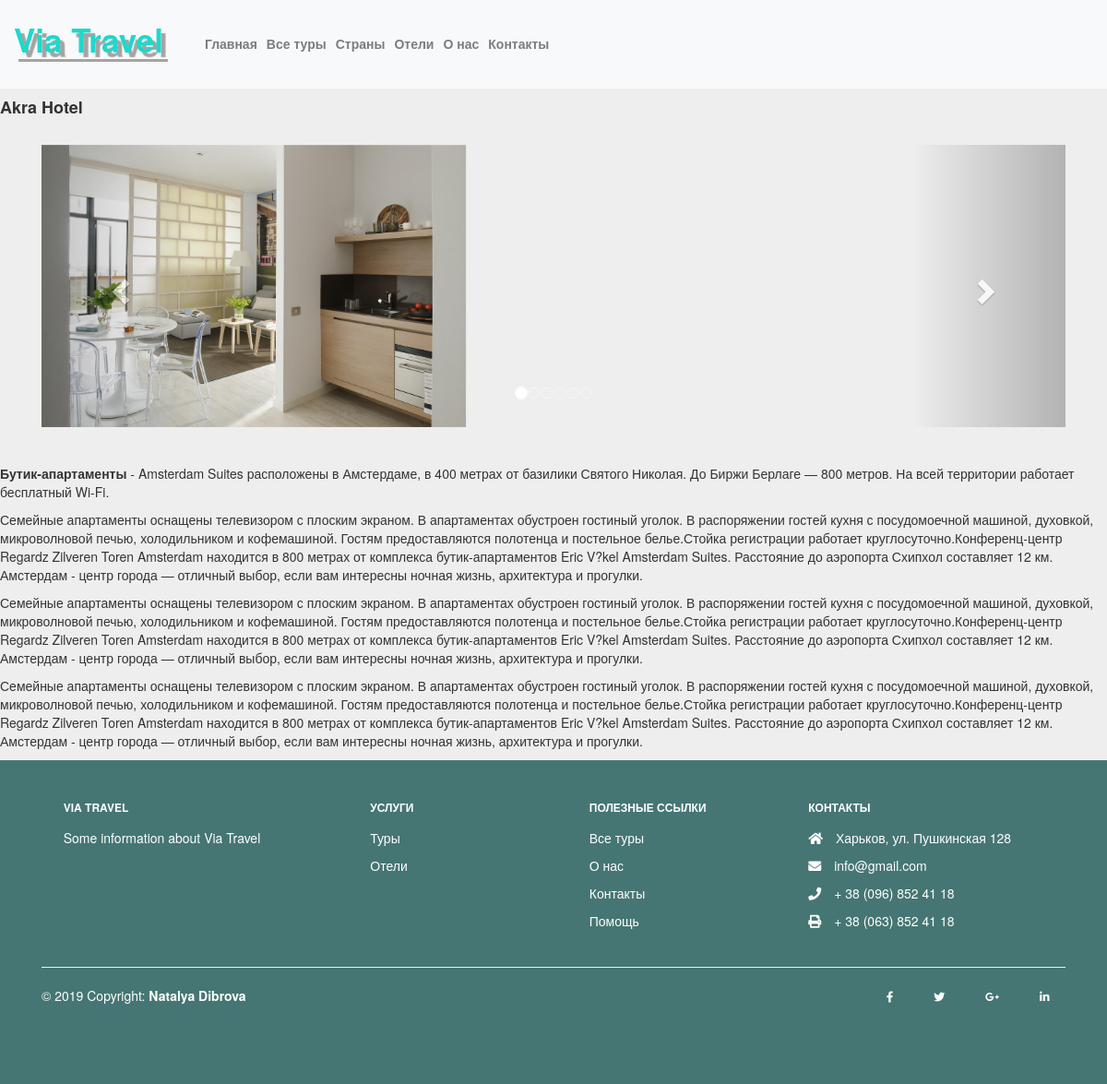
Page /skwtoursdebug/index.php?hotel=2 on the committed database.
### tables this page shows
CREATE TABLE `hotels` (
  `id` int(11) NOT NULL,
  `title` text NOT NULL,
  `city_id` int(11) NOT NULL,
  `category` text NOT NULL,
  `description` text NOT NULL
);

### skwtoursdebug/lib/controllers/Controller.php (called while the page is built, shortened)
<?php
class Controller{
    public function __construct($db, $logger)
    {
        $this->db = $db;
    }
}

### skwtoursdebug/lib/controllers/HotelController.php (the view, shortened to what this page needs)
<?php
class HotelController extends Controller {
    public function showHotel($hotel_id)
    {
        $sql = "SELECT * FROM hotels WHERE id='{$hotel_id}'";
        $result = $this->db->query($sql)->fetch();
        $sql3 = "SELECT * FROM hotels WHERE id='{$hotel_id}'";
        $description = $this->db->query($sql3)->fetch();
        echo "<h4><strong>{$result['title']}</strong></h4>";
        echo "<div class='container'>
              <br>
              <div id='myCarousel' class='carousel slide' data-ride='carousel'>
                <ol class='carousel-indicators'>
                  <li data-target='#myCarousel' data-slide-to='0' class='active'></li>
                  <li data-target='#myCarousel' data-slide-to='1'></li>
                  <li data-target='#myCarousel' data-slide-to='2'></li>
                  <li data-target='#myCarousel' data-slide-to='3'></li>
                  <li data-target='#myCarousel' data-slide-to='4'></li>
                  <li data-target='#myCarousel' data-slide-to='5'></li>
                </ol>
                <div class='carousel-inner' role='listbox'>
                  <div class='item active'>
                    <img src='./css/img/1-1.jpg' alt='Chania' width='460' height='345'>
                  </div>
                  <div class='item'>
                    <img src='./css/img/1-2.jpg' alt='Chania' width='460' height='345'>
                  </div>
                  <div class='item'>
                    <img src='./css/img/3.jpg' alt='Flower' width='460' height='345'>
                  </div>
                  <div class='item'>
                    <img src='./css/img/4.jpg' alt='Flower' width='460' height='345'>
                  </div>
                  <div class='item'>
                    <img src='./css/img/5.jpg' alt='Flower' width='460' height='345'>
                  </div>
                  <div class='item'>
                    <img src='./css/img/6.jpg' alt='Flower' width='460' height='345'>
                  </div>
                </div>
                <a class='left carousel-control' href='#myCarousel' role='button' data-slide='prev'>
                  <span class='glyphicon glyphicon-chevron-left' aria-hidden='true'></span>
                  <span class='sr-only'>Previous</span>
                </a>
                <a class='right carousel-control' href='#myCarousel' role='button' data-slide='next'>
                  <span class='glyphicon glyphicon-chevron-right' aria-hidden='true'></span>
                  <span class='sr-only'>Next</span>
                </a>
              </div>
            </div><br><br>";
                echo $description['description'];
    }
}

### skwtoursdebug/admin/css/style.css (style rules this page uses)
* { margin: 0; padding: 0; }
body { background-color: #eee; }

### rows in the picture
hotels: title "Akra Hotel", description "Бутик-апартаменты - Amsterdam Suites расположены в Амстердаме, в 400 метрах от базилики Святого Николая. До Биржи Берлаге — 800 метров. На всей территории работает бесплатный Wi-Fi. Семейные апартаменты оснащены телевизором с плоским экраном. В апартаментах обустроен гостиный уголок. В распоряжении гостей кухня с посудомоечной машиной, духовкой, микроволновой печью, холодильником и кофемашиной. Гостям предоставляются полотенца и постельное белье.Стойка регистрации работает круглосуточно.Конференц-центр Regardz Zilveren Toren Amsterdam находится в 800 метрах от комплекса бутик-апартаментов Eric V?kel Amsterdam Suites. Расстояние до аэропорта Схипхол составляет 12 км. Амстердам - центр города…"

### other values in the picture
$k "Главная"
$k "Все туры"
$k "Страны"
$k "Отели"
$k "О нас"
$k "Контакты"
